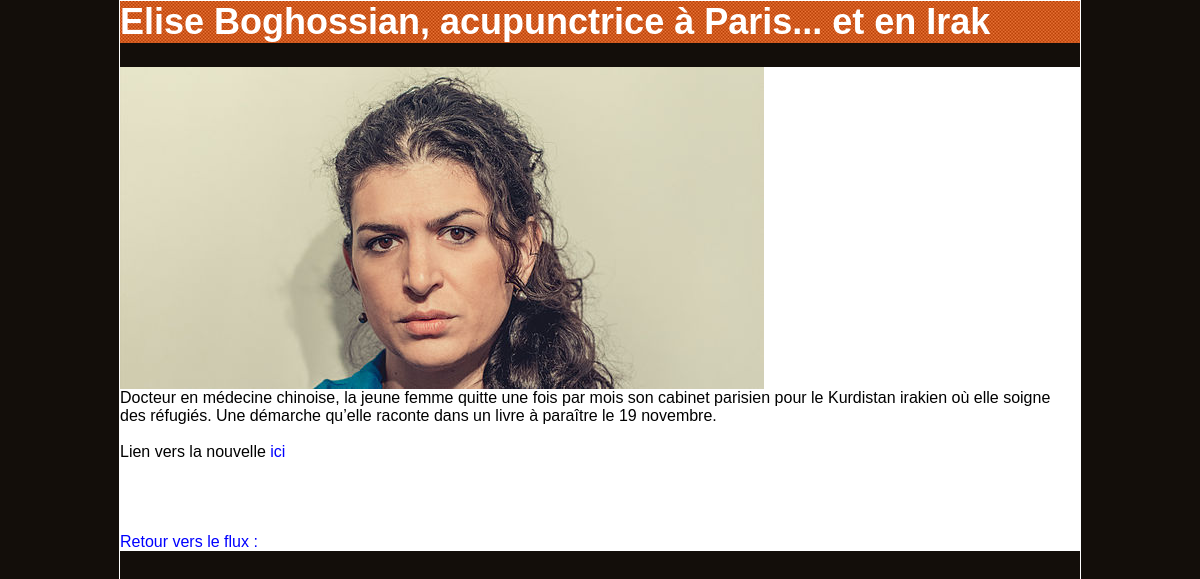
The app's page /controler/afficher_nouvelle.ctrl.php?id=921 with its own data.
### tables this page shows
CREATE TABLE nouvelle (
		id integer primary key autoincrement,
		date datetime,
		titre varchar(255),
		description varchar(1024),
		url varchar(255),
		image varchar(80),
		RSS_id integer
		);

### controler/afficher_nouvelle.ctrl.php (called while the page is built)
<?php
include("../model/DAO.class.php");
require_once("../model/Nouvelle.class.php");
	$id=$_GET['id'];
	$q = "SELECT * FROM nouvelle where id=$id";
	$r = $dao->getDB()->query($q);
	$result = $r->fetchAll(PDO::FETCH_CLASS, "Nouvelle");
	$i = 0;
	foreach($result as $value)
	{
			$table[$i]=$value;
			$i++;
	}
require_once("../view/afficher_nouvelle.view.php");
?>

### model/DAO.class.php (called while the page is built, shortened)
<?php
require_once('Nouvelle.class.php');
    $dao = new DAO();
Class DAO {
	private $db;
	function __construct() {
		$dsn = 'sqlite:../model/rss.db';
		try {
			$this->db = new PDO($dsn);
		} catch (PDOException $e) {
			exit("Erreur ouverture BD : ".$e->getMessage());
		}
	}
	function getDB(){
		return $this->db;
	}
}
?>

### model/Nouvelle.class.php (called while the page is built, shortened)
<?php
class Nouvelle
{
	private $titre;
	private $description;
	private $image;
	private $url;
	private $RSS_id;
	function getTitre()
	{
		return $this->titre;
	}
	function getDescri()
	{
		return $this->description;
	}
	function getImage()
	{
		return $this->image;
	}
	function getURL()
	{
		return $this->url;
	}
	function getRSS_ID()
	{
		return $this->RSS_id;
	}
}
?>

### view/afficher_nouvelle.view.php (the view, shortened to what this page needs)
<html>
<head>
	<link rel="stylesheet" type="text/css" href="../view/design/style.css"
</head>
<body>
<?php
echo '<header>';
echo '<h1>';
echo $table[0]->getTitre();
echo '</h1>';
echo '</header>';
?>
<article>
<?php
    foreach($table as $a)
	{
		echo '<img src="'.$a->getImage().'"/></br>';
		print '<p>'.$a->getDescri().'<p>';
		echo 'Lien vers la nouvelle <a href="'.$a->getURL().'" > ici </a></br>';
	}
	echo '<a href="http://localhost/PHP/projet/controler/afficher_nouvelles.ctrl.php?rss='.$a->getRSS_ID().'&titre='.$_GET["titre"].'"> Retour vers le flux : '.$_GET["titre"]. '</a>';
	?>
</article>
</body>
</html>

### view/design/style.css (style rules this page uses)
body { font-family: "Arial"; width: 960px; margin: auto; border : 1px solid #FFF; background-color: #130E0A; color: white; }
header { font-size: large; background-image: url(header-bg.png); margin: 0px; }
p { margin: 0px; color: black; }
a:link { text-decoration:none; color: blue; }
article { background-color: #FFF; }

### records on screen
nouvelle: titre "Elise Boghossian, acupunctrice à Paris... et en Irak", image (picture), description "Docteur en médecine chinoise, la jeune femme quitte une fois par mois son cabinet parisien pour le Kurdistan irakien où elle soigne des réfugiés. Une démarche qu’elle raconte dans un livre à paraître le 19 novembre."
